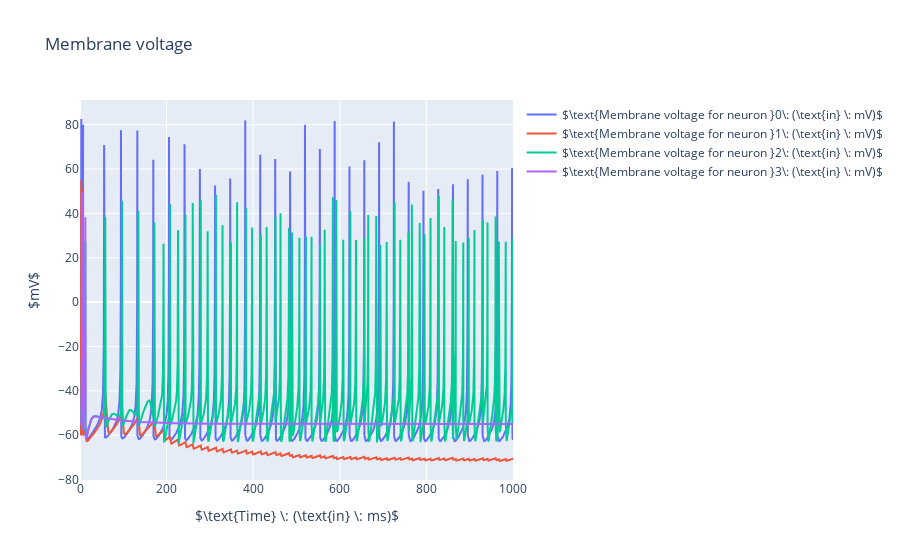

The code cell stored with this chart in its notebook:
### Code cell
_, fig = plot_all_membrane_voltage(states[:, :, 0], T)
fig.show()

### Figure 1 — Plotly figure (JSON) as saved in the notebook; plotly's stock layout.template omitted (floating-point values rounded to 4 significant figures; data arrays with more than 128 entries replaced by an {"elided": "..."} marker saying what was removed)
{"data": [{"mode": "lines", "name": "$\\text{Membrane voltage for neuron }0\\: (\\text{in} \\: mV)$", "type": "scatter", "x": {"elided": "10000 float values"}, "y": {"elided": "10001 float values"}}, {"mode": "lines", "name": "$\\text{Membrane voltage for neuron }1\\: (\\text{in} \\: mV)$", "type": "scatter", "x": {"elided": "10000 float values"}, "y": {"elided": "10001 float values"}}, {"mode": "lines", "name": "$\\text{Membrane voltage for neuron }2\\: (\\text{in} \\: mV)$", "type": "scatter", "x": {"elided": "10000 float values"}, "y": {"elided": "10001 float values"}}, {"mode": "lines", "name": "$\\text{Membrane voltage for neuron }3\\: (\\text{in} \\: mV)$", "type": "scatter", "x": {"elided": "10000 float values"}, "y": {"elided": "10001 float values"}}], "layout": {"title": {"text": "Membrane voltage"}, "xaxis": {"title": {"text": "$\\text{Time} \\: (\\text{in} \\: ms)$"}}, "yaxis": {"title": {"text": "$mV$"}}}}
